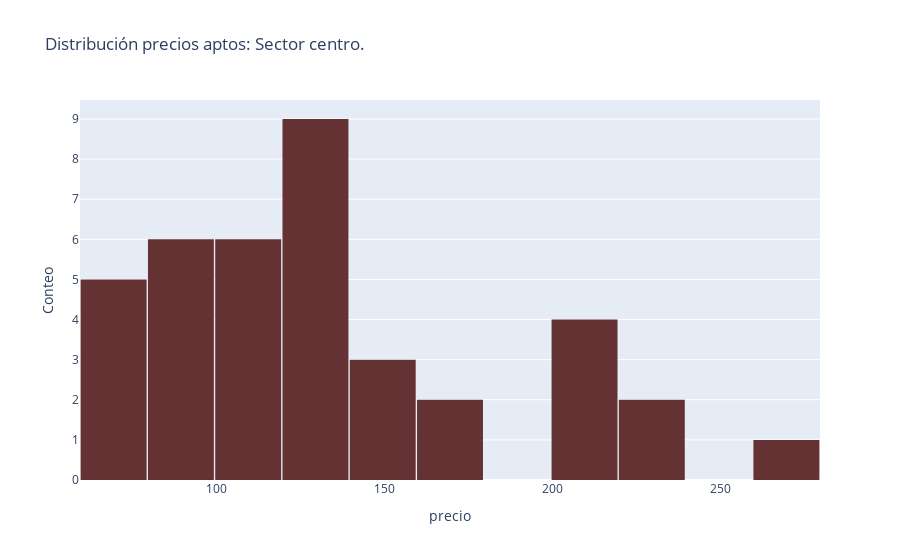

The notebook cell saved with this chart:
### Markdown cell above
El plot anterior muestra que la distribución de precios es ***sesgada a la derecha***, es decir la mayor parte de la información se concentra a la izquierda del plot.

### Code cell
centro = aptos[aptos['ubicacion']=='centro']
##
fig = px.histogram(centro,  x='precio', color_discrete_sequence = ['rgb(100,50,50)'], nbins = 10,
                   title='Distribución precios aptos: Sector centro.', )
fig.update_layout(bargap = 0.02, yaxis_title='Conteo')
fig.show()

### Figure 1 — Plotly figure (JSON) as saved in the notebook; plotly's stock layout.template omitted (floating-point values rounded to 4 significant figures)
{"data": [{"alignmentgroup": "True", "bingroup": "x", "hovertemplate": "precio=%{x}<br>count=%{y}<extra></extra>", "legendgroup": "", "marker": {"color": "rgb(100,50,50)", "pattern": {"shape": ""}}, "name": "", "nbinsx": 10, "offsetgroup": "", "orientation": "v", "showlegend": false, "type": "histogram", "x": [67, 70, 70, 78, 78, 80, 80, 84, 85, 86, 90, 100, 100, 100, 102, 110, 115, 125, 128, 128, 128, 130, 130, 130, 135, 135, 140, 147, 150, 165, 165, 200, 210, 210, 210, 220, 230, 260], "xaxis": "x", "yaxis": "y"}], "layout": {"bargap": 0.02, "barmode": "relative", "legend": {"tracegroupgap": 0}, "title": {"text": "Distribución precios aptos: Sector centro."}, "xaxis": {"anchor": "y", "domain": [0, 1], "title": {"text": "precio"}}, "yaxis": {"anchor": "x", "domain": [0, 1], "title": {"text": "Conteo"}}}}
